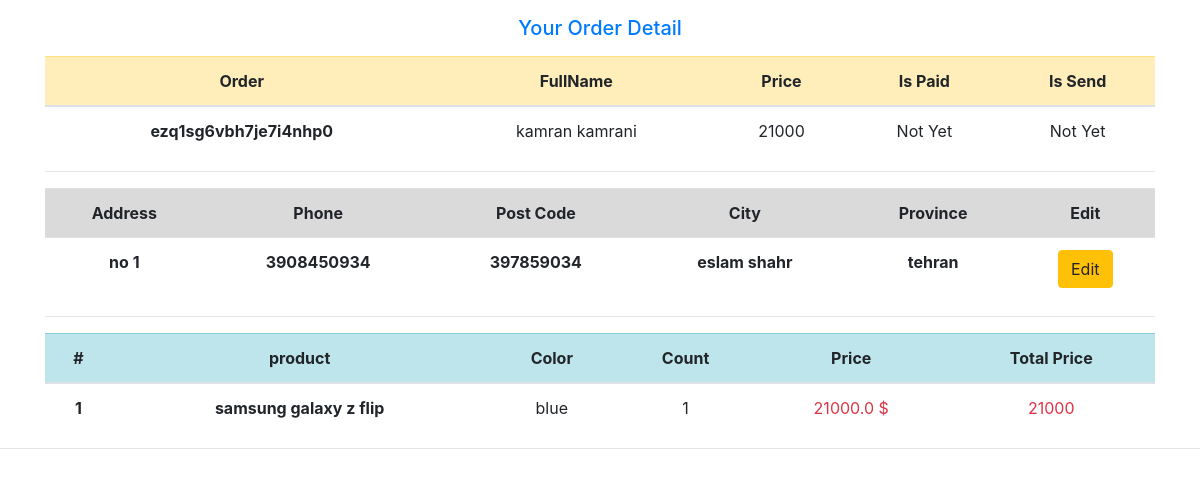
The page /order/order-detail/2 (signed in) on the database as committed earlier.
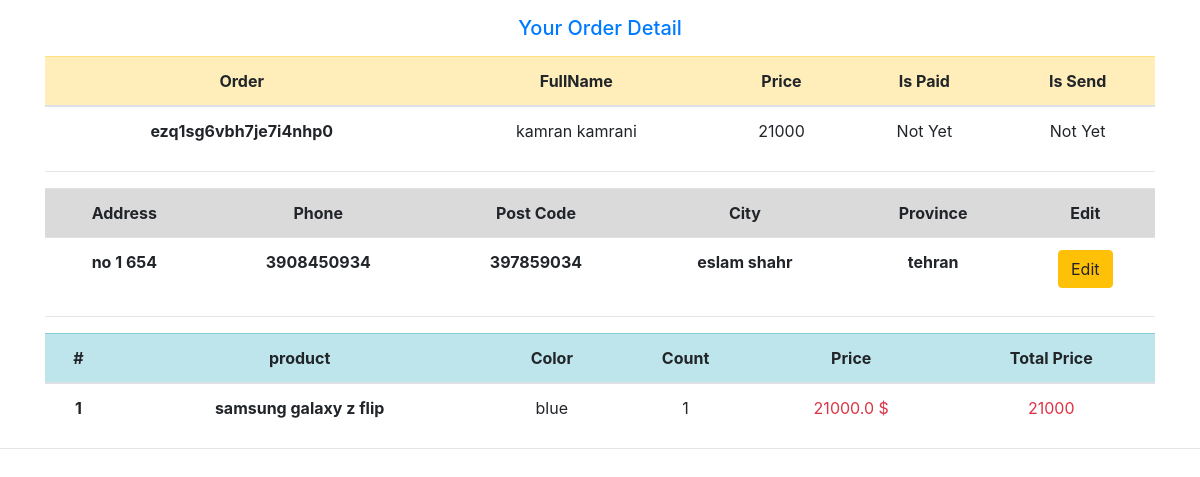
The same page on the database as committed later.
### order_module/models.py (models this page shows, shortened)
class Order( models.Model ):
    owner = models.ForeignKey( settings.AUTH_USER_MODEL, on_delete=models.CASCADE )
    is_paid = models.BooleanField( default=False, help_text='order paid or not' )
    is_send = models.BooleanField( default=False, help_text='order sent or not' )
    created_date = models.DateTimeField( help_text='created current user order', auto_now_add=True )
    payment_date = models.DateTimeField( null=True, blank=True, help_text='order payment date' )
    tracking_code = models.CharField( null=True, max_length=50 )
    coupon_code = models.ForeignKey( 'Coupon', null=True, on_delete=models.DO_NOTHING, blank=True )
    name = models.CharField( max_length=50, null=True, blank=True )
    family = models.CharField( max_length=50, null=True, blank=True )
    post_code = models.IntegerField( null=True, blank=True )
    phone_number = models.IntegerField( null=True, blank=True )
    province = models.ForeignKey( 'Province', on_delete=models.CASCADE, null=True, blank=True )
    city = models.ForeignKey( 'City', on_delete=models.CASCADE, null=True, blank=True )
    address = models.TextField( null=True, blank=True )
    description = models.TextField( null=True, blank=True )
    def get_total_price(self):
        amount = 0
        for detail in self.orderdetail_set.all():
            amount += detail.price * detail.count
        if self.coupon_code is not None:
            amount -= (amount * self.coupon_code.amount) / 100
        return amount
    class Meta:
        verbose_name = 'user order'
        verbose_name_plural = 'orders list'

class OrderDetail( models.Model ):
    order = models.ForeignKey( Order, on_delete=models.CASCADE )
    product = models.ForeignKey( Product, on_delete=models.CASCADE )
    product_detail = models.ForeignKey( ProductDetail, on_delete=models.CASCADE )
    price = models.IntegerField( null=True )
    count = models.IntegerField( null=True )
    class Meta:
        verbose_name = 'order detail'
        verbose_name_plural = 'order detail lists'

class City( models.Model ):
    province = models.ForeignKey( Province, on_delete=models.CASCADE )
    city_name = models.CharField( max_length=30 )
    def __str__(self):
        return self.city_name
    class Meta:
        verbose_name = 'city'
        verbose_name_plural = 'cities'

class Province( models.Model ):
    province_name = models.CharField( max_length=30 )
    def __str__(self):
        return self.province_name
    class Meta:
        verbose_name = 'province'
        verbose_name_plural = 'provinces'

### order_module/views.py (the view)
# urls.py: path('order-detail/<order_id>', views.user_order_detail, name='order-detail'),
@login_required(login_url='account_module:login')
def user_order_detail(request, order_id):
    order = Order.objects.filter(id=order_id).first()
    context = {'title': 'order detail', 'order': order}
    return render(request, 'order_module/order_detail.html', context)

### product_module/models.py (called while the page is built)
    def __str__(self):
        return f'{self.title}'

### order_module/templates/order_module/order_detail.html (shortened to what this page needs)
{% extends 'shared/layout.html' %}
{% block content %}
    <h5 class="text-center m-2 p-2 text-primary"> Your Order Detail</h5>
    <div class="container">
        <table class="table">
            <thead>
            <tr class="text-center table-warning">
                <th scope="col">Order</th>
                <th scope="col">FullName</th>
                <th scope="col">Price</th>
                <th scope="col">Is Paid</th>
                <th scope="col">Is Send</th>
            </tr>
            </thead>
            <tbody>
            <tr class="text-center table">
                <th>{{ order.tracking_code }}</th>
                <td>{{ order.name }} {{ order.family }}</td>
                <td>{{ order.get_total_price }}</td>
                <td>{% if order.is_paid %} Paid {% else %} Not Yet {% endif %}</td>
                <td>{% if order.is_send %} Sent {% else %} Not Yet {% endif %}</td>
            </tr>
            </tbody>
        </table>
        <hr>
        <table class="table">
            <tr class="text-center table-active">
                <th scope="col">Address</th>
                <th scope="col">Phone</th>
                <th scope="col">Post Code</th>
                <th scope="col">City</th>
                <th scope="col">Province</th>
                {% if not order.is_paid %}
                    <th>Edit</th>
                {% endif %}
            </tr>
            <tr class="text-center">
                <th scope="col">{{ order.address }}</th>
                <th scope="col">{{ order.phone_number }}</th>
                <th scope="col">{{ order.post_code }}</th>
                <th scope="col">{{ order.city }}</th>
                <th scope="col">{{ order.province }}</th>
                {% if not order.is_paid %}
                    <th><a href="{% url 'order_module:complete-order' %}" class="btn btn-warning">Edit</a></th>
                {% endif %}
            </tr>
        </table>
        <hr>
        <table class="table">
            <thead>
            <tr class="text-center table-info">
                <th scope="col">#</th>
                <th scope="col">product</th>
                <th scope="col">Color</th>
                <th scope="col">Count</th>
                <th scope="col">Price</th>
                <th scope="col">Total Price</th>
            </tr>
            </thead>
            <tbody>
            {% for detail in order.orderdetail_set.all %}
                <tr class="text-center">
                    <th>{{ forloop.counter }}</th>
                    <th>{{ detail.product }}</th>
                    <td>{{ detail.product_detail.color }}</td>
                    <td>{{ detail.count }}</td>
                    <td class="text-danger">
                        {% if detail.product_detail.discount_price %}
                            <del>{{ detail.product_detail.price }} $</del>
                            {{ detail.product_detail.discount_price }} $
                        {% else %}
                            {{ detail.product_detail.price }} $
                        {% endif %}
                    </td>
                    <td class="text-danger">
                        {% if detail.product_detail.discount_price %}
                            {% widthratio detail.product_detail.discount_price 1 detail.count %}
                        {% else %}
                            {% widthratio detail.product_detail.price 1 detail.count %}
                        {% endif %}
                </tr>
            {% endfor %}
            </tbody>
        </table>
    </div>
{% endblock %}

Rows that differ between the two databases and show on the page:
changed Order "ezq1sg6vbh7je7i4nhp0": address "no 1" → "no 1 654"
